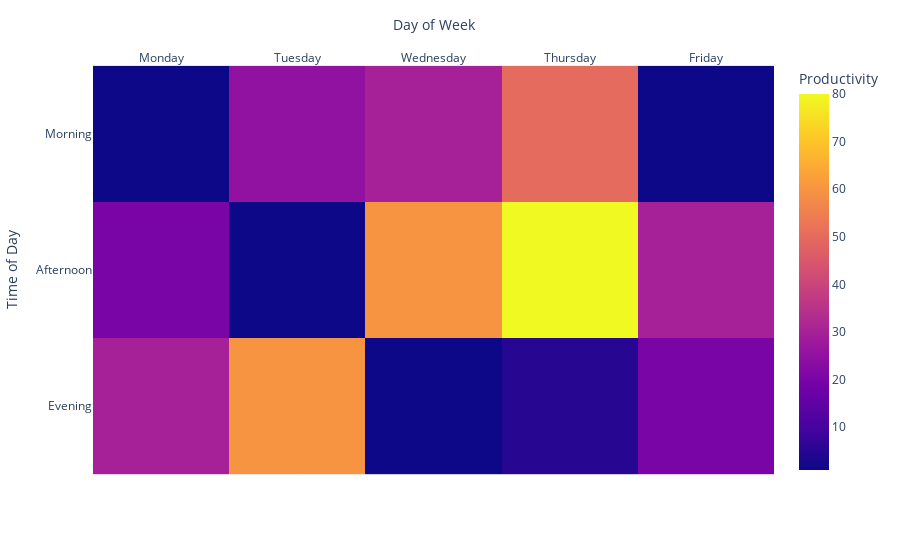

The notebook cell saved with this chart:
### Code cell
data=[[1, 25, 30, 50, 1], [20, 1, 60, 80, 30], [30, 60, 1, 5, 20]]
fig = px.imshow(data,
                labels=dict(x="Day of Week", y="Time of Day", color="Productivity"),
                x=['Monday', 'Tuesday', 'Wednesday', 'Thursday', 'Friday'],
                y=['Morning', 'Afternoon', 'Evening']
               )
fig.update_xaxes(side="top")
fig.show()

### Figure 1 — Plotly figure (JSON) as saved in the notebook; plotly's stock layout.template omitted (floating-point values rounded to 4 significant figures)
{"data": [{"coloraxis": "coloraxis", "hovertemplate": "Day of Week: %{x}<br>Time of Day: %{y}<br>Productivity: %{z}<extra></extra>", "name": "0", "type": "heatmap", "x": ["Monday", "Tuesday", "Wednesday", "Thursday", "Friday"], "xaxis": "x", "y": ["Morning", "Afternoon", "Evening"], "yaxis": "y", "z": [[1, 25, 30, 50, 1], [20, 1, 60, 80, 30], [30, 60, 1, 5, 20]]}], "layout": {"coloraxis": {"colorbar": {"title": {"text": "Productivity"}}, "colorscale": [[0, "#0d0887"], [0.1111, "#46039f"], [0.2222, "#7201a8"], [0.3333, "#9c179e"], [0.4444, "#bd3786"], [0.5556, "#d8576b"], [0.6667, "#ed7953"], [0.7778, "#fb9f3a"], [0.8889, "#fdca26"], [1, "#f0f921"]]}, "margin": {"t": 60}, "xaxis": {"anchor": "y", "constrain": "domain", "domain": [0, 1], "scaleanchor": "y", "side": "top", "title": {"text": "Day of Week"}}, "yaxis": {"anchor": "x", "autorange": "reversed", "constrain": "domain", "domain": [0, 1], "title": {"text": "Time of Day"}}}}
